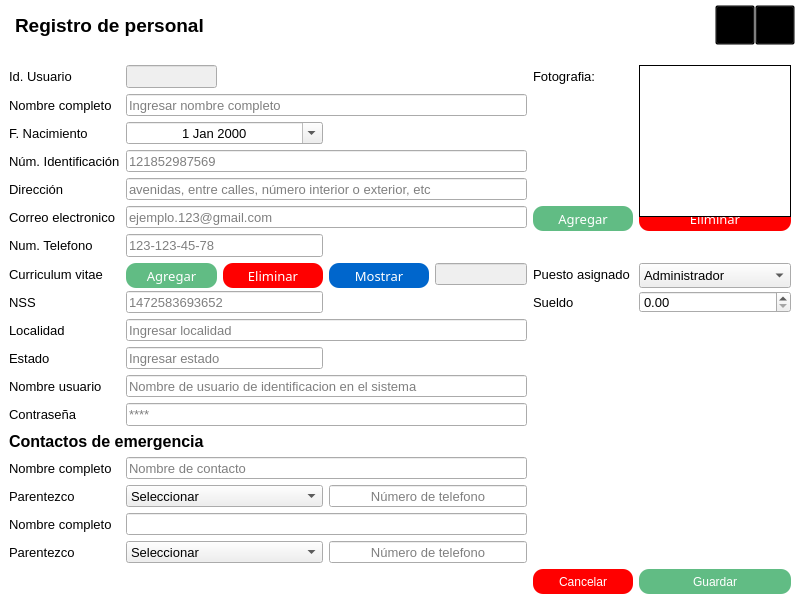
<?xml version="1.0" encoding="UTF-8"?>
<ui version="4.0">
 <class>Registro_Personal</class>
 <widget class="QMainWindow" name="Registro_Personal">
  <property name="geometry">
   <rect>
    <x>0</x>
    <y>0</y>
    <width>800</width>
    <height>600</height>
   </rect>
  </property>
  <property name="minimumSize">
   <size>
    <width>800</width>
    <height>600</height>
   </size>
  </property>
  <property name="maximumSize">
   <size>
    <width>800</width>
    <height>600</height>
   </size>
  </property>
  <property name="windowTitle">
   <string>Registro de Personal</string>
  </property>
  <property name="styleSheet">
   <string notr="true">#w_principal{
	background-color: #FFFFFF;
}
[objectName^=&quot;txt&quot;] {
	background-color: rgb(245, 244, 241);
    border-bottom: 1px solid #333333;
	border-top: 0px;
    color: #333;
	
}
[objectName^=&quot;cbox_cbox&quot;] {
	background-color: rgb(245, 244, 241);
    border: 0px solid #333333;
    color: #333;
}
[objectName^=&quot;date&quot;] {
	background-color: rgb(245, 244, 241);
    border: 0px solid #333333;
    color: #333;
}
#btn_agregar_cv{
	border-radius: 10px;
	background-color: rgb(97, 188, 132);
	color: rgb(255, 255, 255);
	font: 87 10pt &quot;Arial Black&quot;;
}
#btn_agregar_cv::hover{
	background-color: rgb(46, 139, 87);
}
#btn_agregar_foto{
	border-radius: 10px;
	background-color: rgb(97, 188, 132);
color: rgb(255, 255, 255);
	font: 87 10pt &quot;Arial Black&quot;;
width:100px;
}
#btn_agregar_foto::hover{
background-color: rgb(46, 139, 87);
}
#btn_guardarpersonal{
	border-radius: 10px;
	background-color: rgb(97, 188, 132);
color: rgb(255, 255, 255);
	font: 87 10pt &quot;Arial Black&quot;;
}
#btn_guardarpersonal::hover{
background-color: rgb(46, 139, 87);
}
#btn_minimizar{
	background-color: transparent;
}
#btn_cerrar{
	background-color: transparent;
}
#btn_eliminar_cv{
	background-color: rgb(255, 0, 0);
color: rgb(255, 255, 255);
	font: 87 10pt &quot;Arial Black&quot;;
	border-radius: 10px;
	width:100px;
}
#btn_eliminar_cv::hover{
background-color: rgb(216, 22, 22);
}
#btn_mostrar_cv{
background-color: rgb(0, 102, 204);
color: rgb(255, 255, 255);
	font: 87 10pt &quot;Arial Black&quot;;
	border-radius: 10px;
	width:100px;
}
#btn_mostrar_cv::hover{
background-color: rgb(0, 109, 155);
}
#btn_eliminar_foto{
	background-color: rgb(255, 0, 0);
color: rgb(255, 255, 255);
	font: 87 10pt &quot;Arial Black&quot;;
	border-radius: 10px;
	width:100px;
}
#btn_eliminar_foto::hover{
background-color: rgb(216, 22, 22);
}
#btn_cancelar_personal{
	background-color: rgb(255, 0, 0);
color: rgb(255, 255, 255);
	font: 87 10pt &quot;Arial Black&quot;;
	border-radius: 10px;
	width:100px;
}
#btn_cancelar_personal::hover{
background-color: rgb(216, 22, 22);
}
#img_empleado{
height: 150px;
min-height: 150px;
width: 150px;
min-width: 150px;
border: 1px solid black
}</string>
  </property>
  <widget class="QWidget" name="w_principal">
   <layout class="QVBoxLayout" name="verticalLayout">
    <property name="leftMargin">
     <number>0</number>
    </property>
    <property name="topMargin">
     <number>0</number>
    </property>
    <property name="rightMargin">
     <number>0</number>
    </property>
    <property name="bottomMargin">
     <number>0</number>
    </property>
    <item>
     <widget class="QWidget" name="w_cabecera" native="true">
      <property name="minimumSize">
       <size>
        <width>0</width>
        <height>50</height>
       </size>
      </property>
      <property name="maximumSize">
       <size>
        <width>16777215</width>
        <height>50</height>
       </size>
      </property>
      <layout class="QHBoxLayout" name="horizontalLayout_2">
       <property name="spacing">
        <number>0</number>
       </property>
       <property name="leftMargin">
        <number>15</number>
       </property>
       <property name="topMargin">
        <number>0</number>
       </property>
       <property name="rightMargin">
        <number>5</number>
       </property>
       <property name="bottomMargin">
        <number>0</number>
       </property>
       <item>
        <widget class="QLabel" name="lbl_title_register_user">
         <property name="font">
          <font>
           <family>Arial</family>
           <pointsize>14</pointsize>
           <weight>75</weight>
           <bold>true</bold>
          </font>
         </property>
         <property name="text">
          <string>Registro de personal</string>
         </property>
        </widget>
       </item>
       <item>
        <spacer name="separador_cabecera">
         <property name="orientation">
          <enum>Qt::Horizontal</enum>
         </property>
         <property name="sizeHint" stdset="0">
          <size>
           <width>504</width>
           <height>20</height>
          </size>
         </property>
        </spacer>
       </item>
       <item>
        <widget class="QWidget" name="w_botones_cabecera" native="true">
         <property name="minimumSize">
          <size>
           <width>0</width>
           <height>50</height>
          </size>
         </property>
         <property name="maximumSize">
          <size>
           <width>16777215</width>
           <height>50</height>
          </size>
         </property>
         <layout class="QHBoxLayout" name="horizontalLayout">
          <property name="spacing">
           <number>0</number>
          </property>
          <property name="leftMargin">
           <number>0</number>
          </property>
          <property name="topMargin">
           <number>0</number>
          </property>
          <property name="rightMargin">
           <number>0</number>
          </property>
          <property name="bottomMargin">
           <number>0</number>
          </property>
          <item>
           <widget class="QPushButton" name="btn_minimizar">
            <property name="minimumSize">
             <size>
              <width>40</width>
              <height>40</height>
             </size>
            </property>
            <property name="maximumSize">
             <size>
              <width>40</width>
              <height>40</height>
             </size>
            </property>
            <property name="cursor">
             <cursorShape>PointingHandCursor</cursorShape>
            </property>
            <property name="text">
             <string/>
            </property>
            <property name="iconSize">
             <size>
              <width>25</width>
              <height>25</height>
             </size>
            </property>
           </widget>
          </item>
          <item>
           <widget class="QPushButton" name="btn_cerrar">
            <property name="minimumSize">
             <size>
              <width>40</width>
              <height>40</height>
             </size>
            </property>
            <property name="maximumSize">
             <size>
              <width>40</width>
              <height>40</height>
             </size>
            </property>
            <property name="cursor">
             <cursorShape>PointingHandCursor</cursorShape>
            </property>
            <property name="text">
             <string/>
            </property>
            <property name="iconSize">
             <size>
              <width>25</width>
              <height>25</height>
             </size>
            </property>
           </widget>
          </item>
         </layout>
        </widget>
       </item>
      </layout>
     </widget>
    </item>
    <item>
     <widget class="QWidget" name="w_cuerpo" native="true">
      <property name="enabled">
       <bool>true</bool>
      </property>
      <layout class="QGridLayout" name="gridLayout">
       <item row="3" column="1" colspan="5">
        <widget class="QLineEdit" name="txt_identificacion">
         <property name="font">
          <font>
           <family>Arial</family>
           <pointsize>10</pointsize>
          </font>
         </property>
         <property name="placeholderText">
          <string>121852987569</string>
         </property>
        </widget>
       </item>
       <item row="10" column="1" colspan="3">
        <widget class="QLineEdit" name="txt_estado">
         <property name="font">
          <font>
           <family>Arial</family>
           <pointsize>10</pointsize>
          </font>
         </property>
         <property name="placeholderText">
          <string>Ingresar estado</string>
         </property>
        </widget>
       </item>
       <item row="11" column="1" colspan="5">
        <widget class="QLineEdit" name="txt_nombre_usuario">
         <property name="font">
          <font>
           <pointsize>10</pointsize>
          </font>
         </property>
         <property name="placeholderText">
          <string>Nombre de usuario de identificacion en el sistema</string>
         </property>
        </widget>
       </item>
       <item row="12" column="1" colspan="5">
        <widget class="QLineEdit" name="txt_contra_usuario">
         <property name="font">
          <font>
           <pointsize>10</pointsize>
          </font>
         </property>
         <property name="echoMode">
          <enum>QLineEdit::Password</enum>
         </property>
         <property name="placeholderText">
          <string>****</string>
         </property>
         <property name="clearButtonEnabled">
          <bool>false</bool>
         </property>
        </widget>
       </item>
       <item row="2" column="1" colspan="3">
        <widget class="QDateEdit" name="date_f_nacimiento">
         <property name="font">
          <font>
           <family>Arial</family>
           <pointsize>10</pointsize>
          </font>
         </property>
         <property name="alignment">
          <set>Qt::AlignCenter</set>
         </property>
         <property name="calendarPopup">
          <bool>true</bool>
         </property>
        </widget>
       </item>
       <item row="15" column="1" colspan="3">
        <widget class="QComboBox" name="cbox_cbox_parentezco1">
         <property name="font">
          <font>
           <family>Arial</family>
           <pointsize>10</pointsize>
          </font>
         </property>
         <item>
          <property name="text">
           <string>Seleccionar</string>
          </property>
         </item>
         <item>
          <property name="text">
           <string>Hermano/a</string>
          </property>
         </item>
         <item>
          <property name="text">
           <string>Otro</string>
          </property>
         </item>
         <item>
          <property name="text">
           <string>Padre</string>
          </property>
         </item>
         <item>
          <property name="text">
           <string>Madre</string>
          </property>
         </item>
         <item>
          <property name="text">
           <string>Tío/a</string>
          </property>
         </item>
        </widget>
       </item>
       <item row="0" column="1">
        <widget class="QLineEdit" name="txt_id">
         <property name="enabled">
          <bool>false</bool>
         </property>
         <property name="font">
          <font>
           <family>Arial</family>
           <pointsize>10</pointsize>
          </font>
         </property>
         <property name="alignment">
          <set>Qt::AlignCenter</set>
         </property>
        </widget>
       </item>
       <item row="17" column="1" colspan="3">
        <widget class="QComboBox" name="cbox_cbox_parentezco2">
         <property name="font">
          <font>
           <family>Arial</family>
           <pointsize>10</pointsize>
          </font>
         </property>
         <item>
          <property name="text">
           <string>Seleccionar</string>
          </property>
         </item>
         <item>
          <property name="text">
           <string>Hermano/a</string>
          </property>
         </item>
         <item>
          <property name="text">
           <string>Padre</string>
          </property>
         </item>
         <item>
          <property name="text">
           <string>Madre</string>
          </property>
         </item>
         <item>
          <property name="text">
           <string>Tío/a</string>
          </property>
         </item>
        </widget>
       </item>
       <item row="15" column="4" colspan="2">
        <widget class="QLineEdit" name="txt_numero_contacto1">
         <property name="font">
          <font>
           <family>Arial</family>
           <pointsize>10</pointsize>
          </font>
         </property>
         <property name="alignment">
          <set>Qt::AlignCenter</set>
         </property>
         <property name="placeholderText">
          <string>Número de telefono</string>
         </property>
        </widget>
       </item>
       <item row="14" column="1" colspan="5">
        <widget class="QLineEdit" name="txt_nombre_contacto">
         <property name="font">
          <font>
           <family>Arial</family>
           <pointsize>10</pointsize>
          </font>
         </property>
         <property name="placeholderText">
          <string>Nombre de contacto</string>
         </property>
        </widget>
       </item>
       <item row="1" column="1" colspan="5">
        <widget class="QLineEdit" name="txt_nmbre">
         <property name="font">
          <font>
           <family>Arial</family>
           <pointsize>10</pointsize>
          </font>
         </property>
         <property name="placeholderText">
          <string>Ingresar nombre completo</string>
         </property>
        </widget>
       </item>
       <item row="16" column="1" colspan="5">
        <widget class="QLineEdit" name="txt_nombre_contacto2">
         <property name="font">
          <font>
           <family>Arial</family>
           <pointsize>10</pointsize>
          </font>
         </property>
        </widget>
       </item>
       <item row="17" column="4" colspan="2">
        <widget class="QLineEdit" name="txt_numero_contacto2">
         <property name="font">
          <font>
           <family>Arial</family>
           <pointsize>10</pointsize>
          </font>
         </property>
         <property name="alignment">
          <set>Qt::AlignCenter</set>
         </property>
         <property name="placeholderText">
          <string>Número de telefono</string>
         </property>
        </widget>
       </item>
       <item row="8" column="8">
        <widget class="QDoubleSpinBox" name="cbox_cbox_salario">
         <property name="font">
          <font>
           <family>Arial</family>
           <pointsize>10</pointsize>
          </font>
         </property>
         <property name="maximum">
          <double>10000000000000000.000000000000000</double>
         </property>
        </widget>
       </item>
       <item row="2" column="0">
        <widget class="QLabel" name="lbl_fnacimiento">
         <property name="font">
          <font>
           <family>Arial</family>
           <pointsize>10</pointsize>
          </font>
         </property>
         <property name="text">
          <string>F. Nacimiento</string>
         </property>
        </widget>
       </item>
       <item row="5" column="0">
        <widget class="QLabel" name="lbl_correo">
         <property name="font">
          <font>
           <family>Arial</family>
           <pointsize>10</pointsize>
          </font>
         </property>
         <property name="text">
          <string>Correo electronico</string>
         </property>
        </widget>
       </item>
       <item row="1" column="0">
        <widget class="QLabel" name="lbl_nombre_completo">
         <property name="font">
          <font>
           <family>Arial</family>
           <pointsize>10</pointsize>
          </font>
         </property>
         <property name="text">
          <string>Nombre completo</string>
         </property>
        </widget>
       </item>
       <item row="3" column="0">
        <widget class="QLabel" name="lbl_nidentificacion">
         <property name="font">
          <font>
           <family>Arial</family>
           <pointsize>10</pointsize>
          </font>
         </property>
         <property name="text">
          <string>Núm. Identificación</string>
         </property>
        </widget>
       </item>
       <item row="5" column="8">
        <widget class="QPushButton" name="btn_eliminar_foto">
         <property name="minimumSize">
          <size>
           <width>0</width>
           <height>25</height>
          </size>
         </property>
         <property name="maximumSize">
          <size>
           <width>16777215</width>
           <height>25</height>
          </size>
         </property>
         <property name="font">
          <font>
           <family>Arial Black</family>
           <pointsize>10</pointsize>
           <weight>10</weight>
           <italic>false</italic>
           <bold>false</bold>
          </font>
         </property>
         <property name="cursor">
          <cursorShape>PointingHandCursor</cursorShape>
         </property>
         <property name="text">
          <string>Eliminar</string>
         </property>
        </widget>
       </item>
       <item row="6" column="0">
        <widget class="QLabel" name="lbl_ntelefono">
         <property name="font">
          <font>
           <family>Arial</family>
           <pointsize>10</pointsize>
          </font>
         </property>
         <property name="text">
          <string>Num. Telefono</string>
         </property>
        </widget>
       </item>
       <item row="7" column="0">
        <widget class="QLabel" name="lbl_curriculum">
         <property name="font">
          <font>
           <family>Arial</family>
           <pointsize>10</pointsize>
          </font>
         </property>
         <property name="text">
          <string>Curriculum vitae</string>
         </property>
        </widget>
       </item>
       <item row="0" column="0">
        <widget class="QLabel" name="lbl_id">
         <property name="font">
          <font>
           <family>Arial</family>
           <pointsize>10</pointsize>
          </font>
         </property>
         <property name="text">
          <string>Id. Usuario</string>
         </property>
        </widget>
       </item>
       <item row="6" column="1" colspan="3">
        <widget class="QLineEdit" name="txt_telefono">
         <property name="font">
          <font>
           <family>Arial</family>
           <pointsize>10</pointsize>
          </font>
         </property>
         <property name="placeholderText">
          <string>123-123-45-78</string>
         </property>
        </widget>
       </item>
       <item row="5" column="7">
        <widget class="QPushButton" name="btn_agregar_foto">
         <property name="minimumSize">
          <size>
           <width>0</width>
           <height>25</height>
          </size>
         </property>
         <property name="maximumSize">
          <size>
           <width>16777215</width>
           <height>25</height>
          </size>
         </property>
         <property name="font">
          <font>
           <family>Arial Black</family>
           <pointsize>10</pointsize>
           <weight>10</weight>
           <italic>false</italic>
           <bold>false</bold>
          </font>
         </property>
         <property name="cursor">
          <cursorShape>PointingHandCursor</cursorShape>
         </property>
         <property name="text">
          <string>Agregar</string>
         </property>
        </widget>
       </item>
       <item row="5" column="1" colspan="5">
        <widget class="QLineEdit" name="txt_correo">
         <property name="font">
          <font>
           <family>Arial</family>
           <pointsize>10</pointsize>
          </font>
         </property>
         <property name="placeholderText">
          <string>ejemplo.123@gmail.com</string>
         </property>
        </widget>
       </item>
       <item row="7" column="1">
        <widget class="QPushButton" name="btn_agregar_cv">
         <property name="minimumSize">
          <size>
           <width>0</width>
           <height>25</height>
          </size>
         </property>
         <property name="maximumSize">
          <size>
           <width>16777215</width>
           <height>25</height>
          </size>
         </property>
         <property name="font">
          <font>
           <family>Arial Black</family>
           <pointsize>10</pointsize>
           <weight>10</weight>
           <italic>false</italic>
           <bold>false</bold>
          </font>
         </property>
         <property name="cursor">
          <cursorShape>PointingHandCursor</cursorShape>
         </property>
         <property name="text">
          <string>Agregar</string>
         </property>
        </widget>
       </item>
       <item row="7" column="2" colspan="2">
        <widget class="QPushButton" name="btn_eliminar_cv">
         <property name="minimumSize">
          <size>
           <width>0</width>
           <height>25</height>
          </size>
         </property>
         <property name="maximumSize">
          <size>
           <width>16777215</width>
           <height>25</height>
          </size>
         </property>
         <property name="font">
          <font>
           <family>Arial Black</family>
           <pointsize>10</pointsize>
           <weight>10</weight>
           <italic>false</italic>
           <bold>false</bold>
          </font>
         </property>
         <property name="cursor">
          <cursorShape>PointingHandCursor</cursorShape>
         </property>
         <property name="text">
          <string>Eliminar</string>
         </property>
        </widget>
       </item>
       <item row="7" column="4">
        <widget class="QPushButton" name="btn_mostrar_cv">
         <property name="minimumSize">
          <size>
           <width>0</width>
           <height>25</height>
          </size>
         </property>
         <property name="maximumSize">
          <size>
           <width>16777215</width>
           <height>25</height>
          </size>
         </property>
         <property name="font">
          <font>
           <family>Arial Black</family>
           <pointsize>10</pointsize>
           <weight>10</weight>
           <italic>false</italic>
           <bold>false</bold>
          </font>
         </property>
         <property name="cursor">
          <cursorShape>PointingHandCursor</cursorShape>
         </property>
         <property name="text">
          <string>Mostrar</string>
         </property>
        </widget>
       </item>
       <item row="7" column="5">
        <widget class="QLineEdit" name="txt_txt_ruta_cv">
         <property name="enabled">
          <bool>false</bool>
         </property>
         <property name="font">
          <font>
           <family>Arial</family>
           <pointsize>10</pointsize>
          </font>
         </property>
        </widget>
       </item>
       <item row="4" column="1" colspan="5">
        <widget class="QLineEdit" name="txt_direccion">
         <property name="font">
          <font>
           <family>Arial</family>
           <pointsize>10</pointsize>
          </font>
         </property>
         <property name="placeholderText">
          <string>avenidas, entre calles, número interior o exterior, etc</string>
         </property>
        </widget>
       </item>
       <item row="4" column="0">
        <widget class="QLabel" name="lbl_direccion">
         <property name="font">
          <font>
           <family>Arial</family>
           <pointsize>10</pointsize>
          </font>
         </property>
         <property name="text">
          <string>Dirección</string>
         </property>
        </widget>
       </item>
       <item row="9" column="1" colspan="5">
        <widget class="QLineEdit" name="txt_localidad">
         <property name="font">
          <font>
           <family>Arial</family>
           <pointsize>10</pointsize>
          </font>
         </property>
         <property name="placeholderText">
          <string>Ingresar localidad</string>
         </property>
        </widget>
       </item>
       <item row="13" column="0" colspan="3">
        <widget class="QLabel" name="lbl_titulo_contacto">
         <property name="font">
          <font>
           <family>Arial</family>
           <pointsize>12</pointsize>
           <weight>75</weight>
           <bold>true</bold>
          </font>
         </property>
         <property name="text">
          <string>Contactos de emergencia</string>
         </property>
        </widget>
       </item>
       <item row="8" column="0">
        <widget class="QLabel" name="lbl_nss">
         <property name="font">
          <font>
           <family>Arial</family>
           <pointsize>10</pointsize>
          </font>
         </property>
         <property name="text">
          <string>NSS</string>
         </property>
        </widget>
       </item>
       <item row="12" column="0">
        <widget class="QLabel" name="lbl_contra_usuario">
         <property name="font">
          <font>
           <family>Arial</family>
           <pointsize>10</pointsize>
          </font>
         </property>
         <property name="text">
          <string>Contraseña</string>
         </property>
        </widget>
       </item>
       <item row="18" column="8">
        <widget class="QPushButton" name="btn_guardarpersonal">
         <property name="minimumSize">
          <size>
           <width>0</width>
           <height>25</height>
          </size>
         </property>
         <property name="maximumSize">
          <size>
           <width>16777215</width>
           <height>25</height>
          </size>
         </property>
         <property name="cursor">
          <cursorShape>PointingHandCursor</cursorShape>
         </property>
         <property name="text">
          <string>Guardar</string>
         </property>
        </widget>
       </item>
       <item row="15" column="0">
        <widget class="QLabel" name="lbl_ncontacto_emergencia">
         <property name="font">
          <font>
           <family>Arial</family>
           <pointsize>10</pointsize>
          </font>
         </property>
         <property name="text">
          <string>Parentezco</string>
         </property>
        </widget>
       </item>
       <item row="8" column="1" colspan="3">
        <widget class="QLineEdit" name="txt_nss">
         <property name="font">
          <font>
           <family>Arial</family>
           <pointsize>10</pointsize>
          </font>
         </property>
         <property name="placeholderText">
          <string>1472583693652</string>
         </property>
        </widget>
       </item>
       <item row="9" column="0">
        <widget class="QLabel" name="lbl_localidad">
         <property name="font">
          <font>
           <family>Arial</family>
           <pointsize>10</pointsize>
          </font>
         </property>
         <property name="text">
          <string>Localidad</string>
         </property>
        </widget>
       </item>
       <item row="10" column="0">
        <widget class="QLabel" name="lbl_estado">
         <property name="font">
          <font>
           <family>Arial</family>
           <pointsize>10</pointsize>
          </font>
         </property>
         <property name="text">
          <string>Estado</string>
         </property>
        </widget>
       </item>
       <item row="14" column="0">
        <widget class="QLabel" name="lbl_ncompleto_contacto">
         <property name="font">
          <font>
           <family>Arial</family>
           <pointsize>10</pointsize>
          </font>
         </property>
         <property name="text">
          <string>Nombre completo</string>
         </property>
        </widget>
       </item>
       <item row="11" column="0">
        <widget class="QLabel" name="lbl_nombre_usuario">
         <property name="font">
          <font>
           <family>Arial</family>
           <pointsize>10</pointsize>
          </font>
         </property>
         <property name="text">
          <string>Nombre usuario</string>
         </property>
        </widget>
       </item>
       <item row="16" column="0">
        <widget class="QLabel" name="lbl_ncontacto_emergencia_2">
         <property name="font">
          <font>
           <family>Arial</family>
           <pointsize>10</pointsize>
          </font>
         </property>
         <property name="text">
          <string>Nombre completo</string>
         </property>
        </widget>
       </item>
       <item row="17" column="0">
        <widget class="QLabel" name="lbl_nparentezco_emergencia">
         <property name="font">
          <font>
           <family>Arial</family>
           <pointsize>10</pointsize>
          </font>
         </property>
         <property name="text">
          <string>Parentezco</string>
         </property>
        </widget>
       </item>
       <item row="7" column="8">
        <widget class="QComboBox" name="cbox_cbox_puesto">
         <property name="minimumSize">
          <size>
           <width>0</width>
           <height>25</height>
          </size>
         </property>
         <property name="maximumSize">
          <size>
           <width>16777215</width>
           <height>25</height>
          </size>
         </property>
         <property name="font">
          <font>
           <family>Arial</family>
           <pointsize>10</pointsize>
          </font>
         </property>
         <item>
          <property name="text">
           <string>Administrador</string>
          </property>
         </item>
         <item>
          <property name="text">
           <string>Empleado</string>
          </property>
         </item>
        </widget>
       </item>
       <item row="7" column="7">
        <widget class="QLabel" name="lbl_puesto">
         <property name="font">
          <font>
           <family>Arial</family>
           <pointsize>10</pointsize>
          </font>
         </property>
         <property name="text">
          <string>Puesto asignado</string>
         </property>
        </widget>
       </item>
       <item row="8" column="7">
        <widget class="QLabel" name="lbl_sueldo">
         <property name="font">
          <font>
           <family>Arial</family>
           <pointsize>10</pointsize>
          </font>
         </property>
         <property name="text">
          <string>Sueldo</string>
         </property>
        </widget>
       </item>
       <item row="18" column="7">
        <widget class="QPushButton" name="btn_cancelar_personal">
         <property name="minimumSize">
          <size>
           <width>0</width>
           <height>25</height>
          </size>
         </property>
         <property name="maximumSize">
          <size>
           <width>16777215</width>
           <height>25</height>
          </size>
         </property>
         <property name="cursor">
          <cursorShape>PointingHandCursor</cursorShape>
         </property>
         <property name="text">
          <string>Cancelar</string>
         </property>
        </widget>
       </item>
       <item row="0" column="8" rowspan="5">
        <widget class="QLabel" name="img_empleado">
         <property name="enabled">
          <bool>false</bool>
         </property>
         <property name="font">
          <font>
           <family>Arial</family>
           <pointsize>12</pointsize>
          </font>
         </property>
         <property name="styleSheet">
          <string notr="true">background-color: rgb(255, 255, 255);</string>
         </property>
         <property name="text">
          <string/>
         </property>
        </widget>
       </item>
       <item row="0" column="7">
        <widget class="QLabel" name="lbl_fotografia">
         <property name="font">
          <font>
           <family>Arial</family>
           <pointsize>10</pointsize>
          </font>
         </property>
         <property name="text">
          <string>Fotografia:</string>
         </property>
        </widget>
       </item>
      </layout>
     </widget>
    </item>
   </layout>
  </widget>
 </widget>
 <tabstops>
  <tabstop>txt_nmbre</tabstop>
  <tabstop>date_f_nacimiento</tabstop>
  <tabstop>txt_identificacion</tabstop>
  <tabstop>txt_direccion</tabstop>
  <tabstop>txt_correo</tabstop>
  <tabstop>txt_telefono</tabstop>
  <tabstop>btn_agregar_cv</tabstop>
  <tabstop>btn_eliminar_cv</tabstop>
  <tabstop>btn_mostrar_cv</tabstop>
  <tabstop>txt_txt_ruta_cv</tabstop>
  <tabstop>txt_nss</tabstop>
  <tabstop>txt_localidad</tabstop>
  <tabstop>txt_estado</tabstop>
  <tabstop>txt_nombre_usuario</tabstop>
  <tabstop>txt_contra_usuario</tabstop>
  <tabstop>txt_nombre_contacto</tabstop>
  <tabstop>cbox_cbox_parentezco1</tabstop>
  <tabstop>txt_numero_contacto1</tabstop>
  <tabstop>txt_nombre_contacto2</tabstop>
  <tabstop>cbox_cbox_parentezco2</tabstop>
  <tabstop>txt_numero_contacto2</tabstop>
  <tabstop>btn_agregar_foto</tabstop>
  <tabstop>btn_eliminar_foto</tabstop>
  <tabstop>cbox_cbox_puesto</tabstop>
  <tabstop>cbox_cbox_salario</tabstop>
  <tabstop>btn_cancelar_personal</tabstop>
  <tabstop>btn_guardarpersonal</tabstop>
  <tabstop>btn_minimizar</tabstop>
  <tabstop>btn_cerrar</tabstop>
  <tabstop>txt_id</tabstop>
 </tabstops>
 <resources/>
 <connections/>
</ui>
